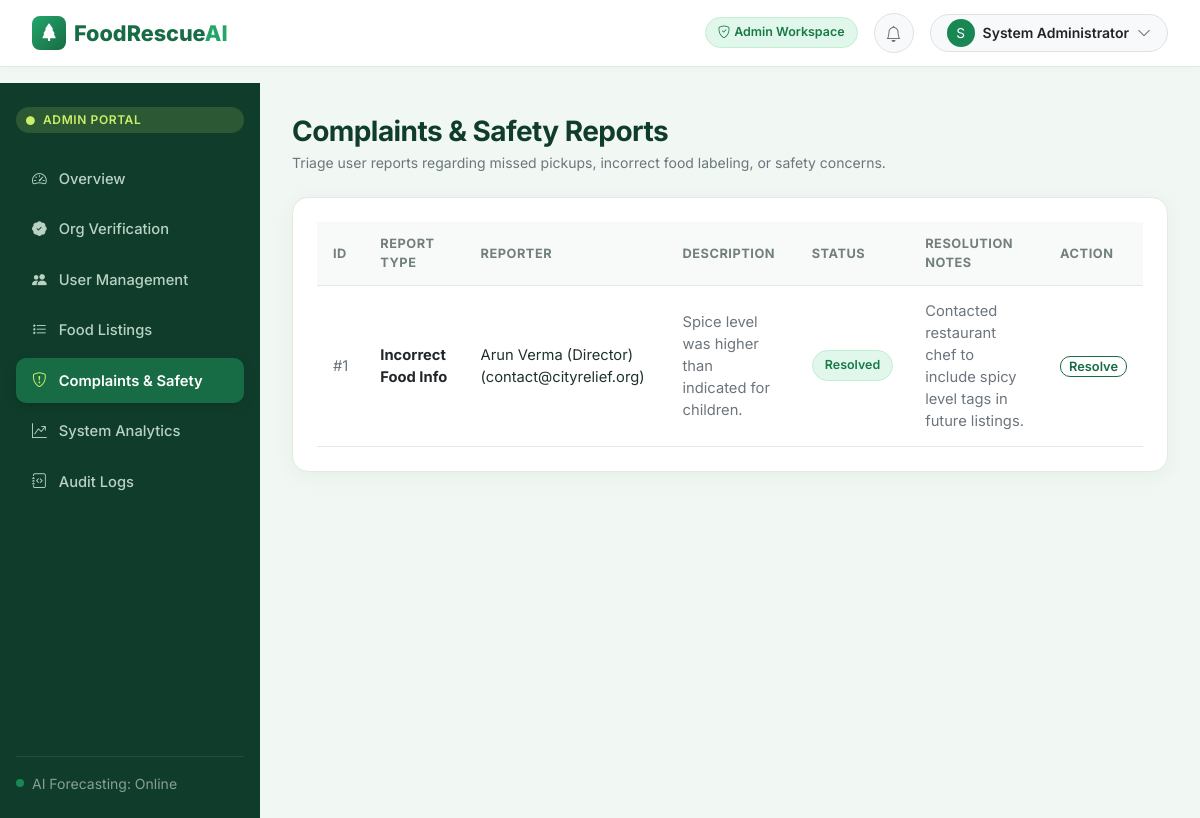
The page /admin/complaints (signed in) on the database its author committed.
### models/database.py (models this page shows, shortened)
class User(UserMixin, db.Model):
    __tablename__ = 'users'
    id = db.Column(db.Integer, primary_key=True)
    name = db.Column(db.String(120), nullable=False)
    email = db.Column(db.String(120), unique=True, nullable=False, index=True)
    phone = db.Column(db.String(30), nullable=True)
    password_hash = db.Column(db.String(256), nullable=False)
    role = db.Column(db.String(30), nullable=False)  # 'restaurant', 'ngo', 'volunteer', 'admin'
    account_status = db.Column(db.String(30), default='pending')  # 'pending', 'active', 'suspended'
    created_at = db.Column(db.DateTime, default=datetime.datetime.utcnow)
    organization_memberships = db.relationship('OrganizationMember', backref='user', cascade='all, delete-orphan')
    deliveries = db.relationship('Delivery', backref='volunteer', foreign_keys='Delivery.volunteer_user_id')
    notifications = db.relationship('Notification', backref='user', cascade='all, delete-orphan')
    complaints_filed = db.relationship('Complaint', backref='reporter', foreign_keys='Complaint.reporter_user_id')
    audit_logs = db.relationship('AuditLog', backref='actor', foreign_keys='AuditLog.actor_user_id')
    @property
    def organization(self):
        if self.organization_memberships:
            return self.organization_memberships[0].organization
        return None

class Complaint(db.Model):
    __tablename__ = 'complaints'
    id = db.Column(db.Integer, primary_key=True)
    reporter_user_id = db.Column(db.Integer, db.ForeignKey('users.id'), nullable=False)
    related_listing_id = db.Column(db.Integer, db.ForeignKey('surplus_listings.id'), nullable=True)
    related_request_id = db.Column(db.Integer, db.ForeignKey('donation_requests.id'), nullable=True)
    complaint_type = db.Column(db.String(60), nullable=False)  # 'Incorrect Food Info', 'Missed Pickup', 'Failed Delivery', 'Suspected Unsafe Food', 'Abusive Behavior'
    description = db.Column(db.Text, nullable=False)
    complaint_status = db.Column(db.String(30), default='Open')  # 'Open', 'Under Review', 'Resolved', 'Dismissed'
    resolution_notes = db.Column(db.Text, nullable=True)
    resolved_by = db.Column(db.Integer, db.ForeignKey('users.id'), nullable=True)
    created_at = db.Column(db.DateTime, default=datetime.datetime.utcnow)
    resolved_at = db.Column(db.DateTime, nullable=True)

### routes/admin.py (the view, shortened to what this page needs)
@admin_bp.route('/complaints', methods=['GET', 'POST'])
@login_required
@role_required('admin')
def complaints():
    complaints_list = Complaint.query.order_by(Complaint.created_at.desc()).all()
    return render_template('admin/complaints.html', complaints=complaints_list)

### templates/admin/complaints.html (shortened to what this page needs)
{% extends 'base.html' %}
{% block content %}
<div class="d-flex justify-content-between align-items-center mb-4 flex-wrap gap-2">
  <div>
    <h3 class="fw-bold mb-1">Complaints & Safety Reports</h3>
    <p class="text-secondary small mb-0">Triage user reports regarding missed pickups, incorrect food labeling, or safety concerns.</p>
  </div>
</div>
<div class="s-card mb-0">
  <div class="table-responsive">
    <table class="s-table">
      <thead>
        <tr>
          <th>ID</th>
          <th>Report Type</th>
          <th>Reporter</th>
          <th>Description</th>
          <th>Status</th>
          <th>Resolution Notes</th>
          <th>Action</th>
        </tr>
      </thead>
      <tbody>
        {% if complaints %}
          {% for c in complaints %}
            <tr>
              <td class="small text-secondary">#{{ c.id }}</td>
              <td class="fw-bold text-dark">{{ c.complaint_type }}</td>
              <td>{{ c.reporter.name }} ({{ c.reporter.email }})</td>
              <td class="small text-secondary" style="max-width: 250px;">{{ c.description }}</td>
              <td>
                <span class="badge-pill
                  {% if c.complaint_status == 'Resolved' %}badge-complete
                  {% elif c.complaint_status == 'Open' %}badge-danger
                  {% else %}badge-pending{% endif %} small">
                  {{ c.complaint_status }}
                </span>
              </td>
              <td class="small text-secondary">{{ c.resolution_notes or '—' }}</td>
              <td>
                <button type="button" class="btn btn-outline-forest btn-sm py-0 px-2" style="font-size: 0.8rem;" data-bs-toggle="modal" data-bs-target="#resolveModal{{ c.id }}">
                  Resolve
                </button>
              </td>
            </tr>
          {% endfor %}
        {% else %}
          <tr>
            <td colspan="7" class="text-center text-muted py-5">No complaints or safety reports filed.</td>
          </tr>
        {% endif %}
      </tbody>
    </table>
  </div>
</div>
{% endblock %}

### templates/components/navbar.html (shortened to what this page needs)
<nav class="navbar navbar-expand-lg navbar-custom sticky-top">
  <div class="container-fluid px-2">
    <a class="brand-logo" href="{{ url_for('public.landing') }}">
      <div class="brand-leaf-icon">
        <i class="bi bi-tree-fill"></i>
      </div>
      <span>FoodRescue<span style="color: var(--fresh-green);">AI</span></span>
    </a>
    <div class="collapse navbar-collapse" id="navContent">
      {% if not current_user.is_authenticated %}
        <ul class="navbar-nav ms-auto align-items-center gap-3">
          <li class="nav-item">
            <a class="nav-link fw-semibold text-secondary" href="{{ url_for('public.landing') }}#how-it-works">How It Works</a>
          </li>
          <li class="nav-item">
            <a class="nav-link fw-semibold text-secondary" href="{{ url_for('public.landing') }}#features">Features</a>
          </li>
          <li class="nav-item">
            <a class="nav-link fw-semibold text-secondary" href="{{ url_for('public.landing') }}#impact">Impact</a>
          </li>
          <li class="nav-item">
            <a class="btn btn-outline-danger btn-sm px-2" href="{{ url_for('auth.login', role='admin') }}" title="Administrator Console">
              <i class="bi bi-shield-lock"></i> Admin Portal
            </a>
          </li>
          <li class="nav-item">
            <a class="btn btn-outline-forest btn-sm px-3" href="{{ url_for('auth.login') }}">Sign In</a>
          </li>
          <li class="nav-item">
            <a class="btn btn-forest btn-sm px-3" href="{{ url_for('auth.register') }}">Get Started</a>
          </li>
        </ul>
      {% else %}
        <div class="ms-auto d-flex align-items-center gap-3">
          <span class="badge-pill
            {% if current_user.role == 'restaurant' %}badge-complete
            {% elif current_user.role == 'ngo' %}badge-info
            {% elif current_user.role == 'volunteer' %}badge-warning
            {% else %}badge-eligible{% endif %}">
            <i class="bi bi-shield-check"></i>
            {{ current_user.role|capitalize }} Workspace
          </span>
          <div class="dropdown" id="notificationDropdown">
            <button class="btn btn-light position-relative rounded-circle p-2 border" type="button" data-bs-toggle="dropdown" aria-expanded="false" style="width: 40px; height: 40px;">
              <i class="bi bi-bell text-secondary"></i>
            </button>
          </div>
          <div class="dropdown">
            <button class="btn btn-light rounded-pill border px-3 py-1 d-flex align-items-center gap-2" type="button" data-bs-toggle="dropdown" aria-expanded="false">
              <div class="rounded-circle bg-success text-white d-flex align-items-center justify-content-center" style="width: 28px; height: 28px; font-size: 0.85rem;">
                {{ current_user.name[:1]|upper }}
              </div>
              <span class="fw-semibold text-dark small d-none d-sm-inline">{{ current_user.name }}</span>
              <i class="bi bi-chevron-down text-muted small"></i>
            </button>
          </div>
        </div>
      {% endif %}
    </div>
  </div>
</nav>

### templates/components/sidebar.html (shortened to what this page needs)
<aside class="sidebar-forest">
  <div class="sidebar-role-badge">
    <i class="bi bi-circle-fill me-1" style="font-size: 0.55rem;"></i>
    {{ current_user.role|upper }} PORTAL
  </div>
  <ul class="sidebar-menu">
    {% if current_user.role == 'restaurant' %}
      <li>
        <a href="{{ url_for('restaurant.dashboard') }}" class="{% if request.endpoint == 'restaurant.dashboard' %}active{% endif %}">
          <i class="bi bi-grid-1x2-fill"></i>
          <span>Dashboard</span>
        </a>
      </li>
      <li>
        <a href="{{ url_for('restaurant.inventory') }}" class="{% if request.endpoint == 'restaurant.inventory' %}active{% endif %}">
          <i class="bi bi-box-seam-fill"></i>
          <span>Food Inventory</span>
        </a>
      </li>
      <li>
        <a href="{{ url_for('restaurant.sales_records') }}" class="{% if request.endpoint == 'restaurant.sales_records' %}active{% endif %}">
          <i class="bi bi-journal-text"></i>
          <span>Sales & Prep Records</span>
        </a>
      </li>
      <li>
        <a href="{{ url_for('restaurant.forecast') }}" class="{% if request.endpoint == 'restaurant.forecast' %}active{% endif %}">
          <i class="bi bi-cpu-fill"></i>
          <span>AI Demand Forecast</span>
        </a>
      </li>
      <li>
        <a href="{{ url_for('restaurant.surplus') }}" class="{% if request.endpoint == 'restaurant.surplus' %}active{% endif %}">
          <i class="bi bi-bag-heart-fill"></i>
          <span>Surplus Food</span>
        </a>
      </li>
      <li>
        <a href="{{ url_for('restaurant.requests') }}" class="{% if request.endpoint == 'restaurant.requests' %}active{% endif %}">
          <i class="bi bi-inbox-fill"></i>
          <span>Donation Requests</span>
        </a>
      </li>
      <li>
        <a href="{{ url_for('restaurant.delivery_tracking') }}" class="{% if request.endpoint == 'restaurant.delivery_tracking' %}active{% endif %}">
          <i class="bi bi-geo-alt-fill"></i>
          <span>Delivery Tracking</span>
        </a>
      </li>
      <li>
        <a href="{{ url_for('restaurant.reports') }}" class="{% if request.endpoint == 'restaurant.reports' %}active{% endif %}">
          <i class="bi bi-bar-chart-line-fill"></i>
          <span>Reports & Analytics</span>
        </a>
      </li>
    {% elif current_user.role == 'admin' %}
      <li>
        <a href="{{ url_for('admin.dashboard') }}" class="{% if request.endpoint == 'admin.dashboard' %}active{% endif %}">
          <i class="bi bi-speedometer2"></i>
          <span>Overview</span>
        </a>
      </li>
      <li>
        <a href="{{ url_for('admin.verifications') }}" class="{% if request.endpoint == 'admin.verifications' %}active{% endif %}">
          <i class="bi bi-patch-check-fill"></i>
          <span>Org Verification</span>
        </a>
      </li>
      <li>
        <a href="{{ url_for('admin.users') }}" class="{% if request.endpoint == 'admin.users' %}active{% endif %}">
          <i class="bi bi-people-fill"></i>
          <span>User Management</span>
        </a>
      </li>
      <li>
        <a href="{{ url_for('admin.listings') }}" class="{% if request.endpoint == 'admin.listings' %}active{% endif %}">
          <i class="bi bi-list-stars"></i>
          <span>Food Listings</span>
        </a>
      </li>
      <li>
        <a href="{{ url_for('admin.complaints') }}" class="{% if request.endpoint == 'admin.complaints' %}active{% endif %}">
          <i class="bi bi-shield-exclamation"></i>
          <span>Complaints & Safety</span>
        </a>
      </li>
      <li>
        <a href="{{ url_for('admin.analytics') }}" class="{% if request.endpoint == 'admin.analytics' %}active{% endif %}">
          <i class="bi bi-graph-up-arrow"></i>
          <span>System Analytics</span>
        </a>
      </li>
      <li>
        <a href="{{ url_for('admin.audit_logs') }}" class="{% if request.endpoint == 'admin.audit_logs' %}active{% endif %}">
          <i class="bi bi-journal-code"></i>
          <span>Audit Logs</span>
        </a>
      </li>
    {% endif %}
  </ul>
  <div class="pt-3 border-top border-secondary border-opacity-25 mt-auto">
    <div class="d-flex align-items-center gap-2">
      <div class="rounded-circle bg-success" style="width: 8px; height: 8px;"></div>
      <span class="small text-white-50">AI Forecasting: Online</span>
    </div>
  </div>
</aside>

### static/css/custom.css (style rules this page uses)
:root { --primary-forest: #176B45; --dark-green: #103D2B; --fresh-green: #24A66A; --lime-accent: #C8F169; --soft-mint: #F1F8F3; --white: #FFFFFF; --main-text: #20332A; --secondary-text: #718078; --warning-amber: #E9A23B; --error-crimson: #D9534F; --border-light: #E1EAE4; --card-shadow: 0 4px 20px rgba(16, 61, 43, 0.05); --card-hover-shadow: 0 8px 30px rgba(16, 61, 43, 0.12); --radius-lg: 16px; --radius-md: 10px; --radius-pill: 50px; }
body { font-family: 'Inter', -apple-system, BlinkMacSystemFont, 'Segoe UI', Roboto, Helvetica, Arial, sans-serif; color: var(--main-text); background-color: var(--soft-mint); margin: 0; padding: 0; min-height: 100vh; }
h1, h2, h3, h4, h5, h6 { font-weight: 700; color: var(--dark-green); letter-spacing: -0.02em; }
.navbar-custom { background-color: var(--white); border-bottom: 1px solid var(--border-light); box-shadow: 0 2px 10px rgba(0,0,0,0.02); padding: 0.8rem 1.5rem; }
.brand-logo { font-weight: 800; font-size: 1.35rem; color: var(--primary-forest); display: flex; align-items: center; gap: 8px; text-decoration: none; }
.brand-leaf-icon { background: linear-gradient(135deg, var(--fresh-green), var(--primary-forest)); color: white; width: 34px; height: 34px; border-radius: 8px; display: flex; align-items: center; justify-content: center; font-size: 1.1rem; }
.sidebar-forest { width: 260px; background-color: var(--dark-green); color: #E3F2E9; flex-shrink: 0; padding: 1.5rem 1rem; display: flex; flex-direction: column; transition: all 0.3s ease; }
.sidebar-role-badge { background-color: rgba(200, 241, 105, 0.15); color: var(--lime-accent); font-size: 0.75rem; padding: 4px 10px; border-radius: var(--radius-pill); font-weight: 600; text-transform: uppercase; letter-spacing: 0.05em; display: inline-block; margin-bottom: 1.5rem; }
.sidebar-menu { list-style: none; padding: 0; margin: 0; display: flex; flex-direction: column; gap: 6px; flex-grow: 1; }
.sidebar-menu a { display: flex; align-items: center; gap: 12px; color: #B9D2C4; text-decoration: none; padding: 0.7rem 1rem; border-radius: var(--radius-md); font-weight: 500; font-size: 0.92rem; transition: all 0.2s ease; }
.sidebar-menu a.active { background-color: var(--primary-forest); color: #FFFFFF; font-weight: 600; box-shadow: 0 4px 12px rgba(0, 0, 0, 0.15); }
.sidebar-menu a.active i { color: var(--lime-accent); }
.s-card { background: var(--white); border: 1px solid var(--border-light); border-radius: var(--radius-lg); box-shadow: var(--card-shadow); padding: 1.5rem; margin-bottom: 1.5rem; transition: transform 0.2s ease, box-shadow 0.2s ease; }
.btn-outline-forest { background-color: transparent; color: var(--primary-forest); border: 1.5px solid var(--primary-forest); border-radius: var(--radius-md); padding: 0.55rem 1.2rem; font-weight: 600; }
.badge-pill { padding: 5px 12px; border-radius: var(--radius-pill); font-weight: 600; font-size: 0.78rem; display: inline-flex; align-items: center; gap: 4px; }
.badge-complete, .badge-verified, .badge-eligible { background-color: #E2F7EB; color: #177A48; border: 1px solid #C2EED4; }
.s-table { width: 100%; border-collapse: separate; border-spacing: 0; }
.s-table th { background-color: #F8FAF9; color: var(--secondary-text); font-size: 0.8rem; font-weight: 700; text-transform: uppercase; letter-spacing: 0.04em; padding: 12px 16px; border-bottom: 1px solid var(--border-light); }
.s-table td { padding: 14px 16px; border-bottom: 1px solid var(--border-light); font-size: 0.92rem; vertical-align: middle; }

### rows shown on the page
User: role "Admin", name "S", name "System Administrator", role "ADMIN"
Complaint: id "1", complaint_type "Incorrect Food Info", reporter.name "Arun Verma (Director)", reporter.email "contact@cityrelief.org", description "Spice level was higher than indicated for children.", complaint_status "Resolved", resolution_notes "Contacted restaurant chef to include spicy level tags in future listings."
